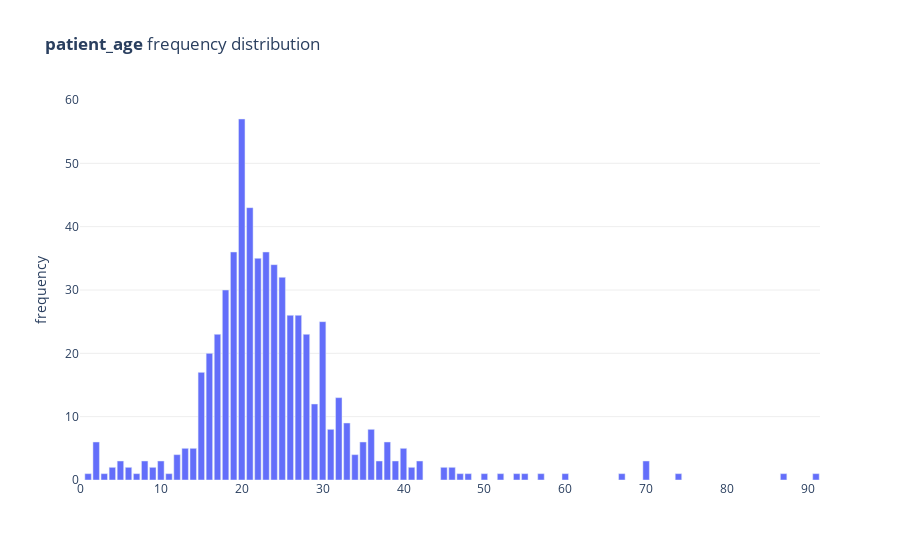

The code cell stored with this chart in its notebook:
### Code cell
num_freq_plot(regexp_age_gender_2_extracts, 'patient_age')

### Figure 1 — Plotly figure (JSON) as saved in the notebook; plotly's stock layout.template omitted (floating-point values rounded to 4 significant figures)
{"data": [{"hovertemplate": "Value: %{x:,}<br>Frequency: %{y:,}<br><extra></extra>", "hovertext": [1, 2, 3, 4, 5, 6, 7, 8, 9, 10, 11, 12, 13, 14, 15, 16, 17, 18, 19, 20, 21, 22, 23, 24, 25, 26, 27, 28, 29, 30, 31, 32, 33, 34, 35, 36, 37, 38, 39, 40, 41, 42, 45, 46, 47, 48, 50, 52, 54, 55, 57, 60, 67, 70, 74, 87, 91], "type": "bar", "x": [1, 2, 3, 4, 5, 6, 7, 8, 9, 10, 11, 12, 13, 14, 15, 16, 17, 18, 19, 20, 21, 22, 23, 24, 25, 26, 27, 28, 29, 30, 31, 32, 33, 34, 35, 36, 37, 38, 39, 40, 41, 42, 45, 46, 47, 48, 50, 52, 54, 55, 57, 60, 67, 70, 74, 87, 91], "y": [1, 6, 1, 2, 3, 2, 1, 3, 2, 3, 1, 4, 5, 5, 17, 20, 23, 30, 36, 57, 43, 35, 36, 34, 32, 26, 26, 23, 12, 25, 8, 13, 9, 4, 6, 8, 3, 6, 3, 5, 2, 3, 2, 2, 1, 1, 1, 1, 1, 1, 1, 1, 1, 3, 1, 1, 1]}], "layout": {"autosize": true, "plot_bgcolor": "#fff", "showlegend": false, "title": {"text": "<b>patient_age</b> frequency distribution"}, "xaxis": {"autorange": true, "range": [0, 91.5], "rangemode": "tozero", "type": "linear"}, "yaxis": {"autorange": true, "gridcolor": "#eee", "range": [0, 60], "rangemode": "tozero", "title": {"text": "frequency"}, "type": "linear"}}}
